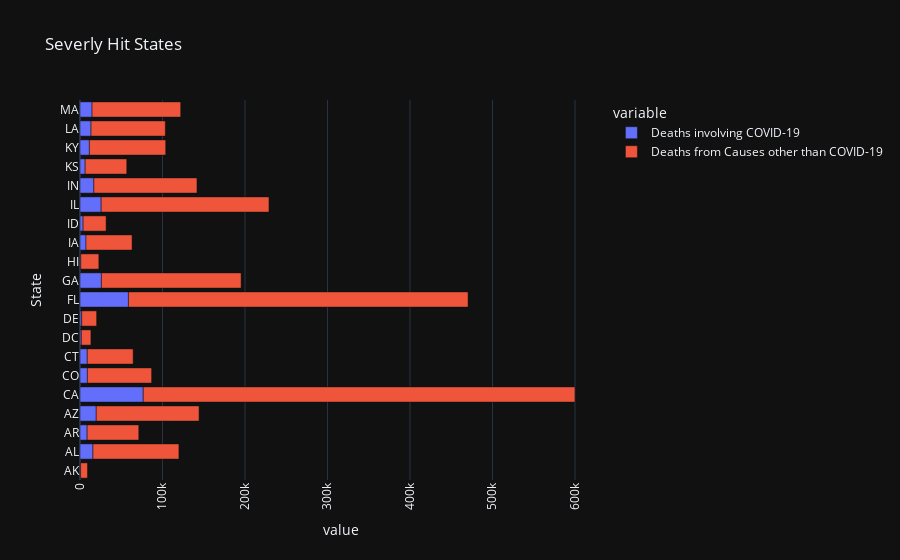

The cell this chart's notebook holds for it:
### Code cell
fig2 = px.bar(data2.iloc[0:20],
      y='State',
      x=["Deaths involving COVID-19","Deaths from Causes other than COVID-19"],
      template='plotly_dark',
      title='Severly Hit States')
fig2.update_xaxes(tickangle=270)
fig2.show()

### Figure 1 — Plotly figure (JSON) as saved in the notebook; plotly's stock layout.template omitted (floating-point values rounded to 4 significant figures)
{"data": [{"alignmentgroup": "True", "hovertemplate": "variable=Deaths involving COVID-19<br>value=%{x}<br>State=%{y}<extra></extra>", "legendgroup": "Deaths involving COVID-19", "marker": {"color": "#636efa", "pattern": {"shape": ""}}, "name": "Deaths involving COVID-19", "offsetgroup": "Deaths involving COVID-19", "orientation": "h", "showlegend": true, "textposition": "auto", "type": "bar", "x": [780, 15711, 8670, 19686, 76632, 8942, 8824, 1616, 2091, 58707, 25952, 976, 7256, 3753, 25647, 16804, 6257, 11370, 13385, 14623], "xaxis": "x", "y": ["AK", "AL", "AR", "AZ", "CA", "CO", "CT", "DC", "DE", "FL", "GA", "HI", "IA", "ID", "IL", "IN", "KS", "KY", "LA", "MA"], "yaxis": "y"}, {"alignmentgroup": "True", "hovertemplate": "variable=Deaths from Causes other than COVID-19<br>value=%{x}<br>State=%{y}<extra></extra>", "legendgroup": "Deaths from Causes other than COVID-19", "marker": {"color": "#EF553B", "pattern": {"shape": ""}}, "name": "Deaths from Causes other than COVID-19", "offsetgroup": "Deaths from Causes other than COVID-19", "orientation": "h", "showlegend": true, "textposition": "auto", "type": "bar", "x": [8294, 104172, 62587, 124611, 523298, 77877, 55599, 11613, 18063, 411666, 169322, 21863, 55835, 27878, 203406, 124981, 50420, 92525, 90034, 107430], "xaxis": "x", "y": ["AK", "AL", "AR", "AZ", "CA", "CO", "CT", "DC", "DE", "FL", "GA", "HI", "IA", "ID", "IL", "IN", "KS", "KY", "LA", "MA"], "yaxis": "y"}], "layout": {"barmode": "relative", "legend": {"title": {"text": "variable"}, "tracegroupgap": 0}, "title": {"text": "Severly Hit States"}, "xaxis": {"anchor": "y", "domain": [0, 1], "tickangle": -90, "title": {"text": "value"}}, "yaxis": {"anchor": "x", "domain": [0, 1], "title": {"text": "State"}}}}
